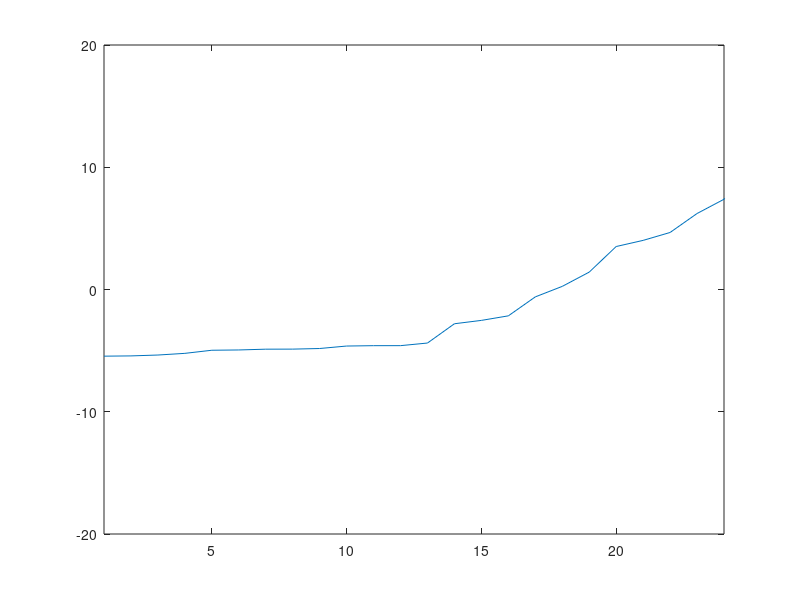

Source code (MATLAB): (Note: this script raises an error after producing the figure.)
%由每月最高温和最低温生成3588次温度变化
data_O=[2 -13;7 -7;16 0;17 2;22 7];
data_N=[];
for i=1:5
    for j=1:30
        data_N=[data_N;data_O(i,1)+(20*rand-10),data_O(i,2)+(20*rand-10)];
    end
end
data_temp=zeros(1,300);
data_temp(1:2:end)=data_N(1:end,1);
data_temp(2:2:end)=data_N(1:end,2);
data=[];
for i=1:299
    data_rand = data_temp(i) + (data_temp(i+1)-data_temp(i)).*rand(1,11);
    if data_temp(i)>data_temp(i+1)
        data_rand = sort(data_rand,'descend');
    else 
        data_rand = sort(data_rand);
    end
    data = [data,data_temp(i) data_rand ];
end
time=1:3588;
plot(time,data);
xlim([1,24]);
ylim([-20,20]);

data_temp=round(data*100)/100;
writematrix(data_temp);
data=round(data*100)/100;
writematrix(data);